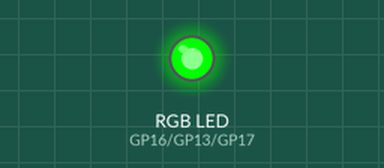
The program below on a simulated Raspberry Pi Pico running MicroPython. Parts: an RGB LED mixed from three pins (HIGH = lit). At 7.5 s the program stops and its outputs stay as they are.

Above: at 0.05 s.
At 1.45 s:
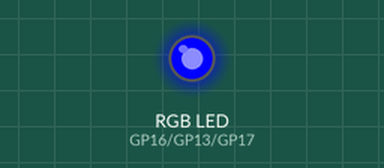
At 2.85 s:
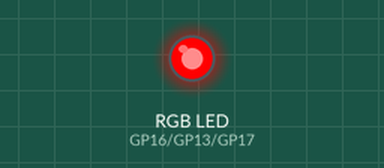
Timing chart, 0 to 3.1 s (numbered marks = the images above):
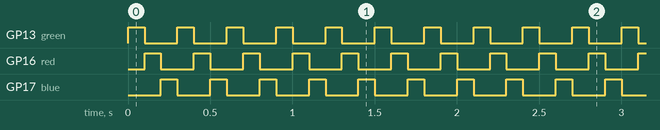

Measured:
- by itself, GP13 (green), GP16 (red), GP17 (blue): alternates HIGH for 0.10 s and LOW for 0.20 s, 50 changes in all, then stays LOW

The program:

rgbOrderedFlash.py
```python
from picozero import LED
from time import sleep

i = 25
green = LED(13)
red = LED(16)
blue = LED(17)

while i > 0:
    green.on()
    blue.off()
    sleep(0.1)
    green.off()
    red.on()
    sleep(0.1)
    blue.on()
    red.off()
    sleep(0.1)
    i -= 1
blue.off()
```
